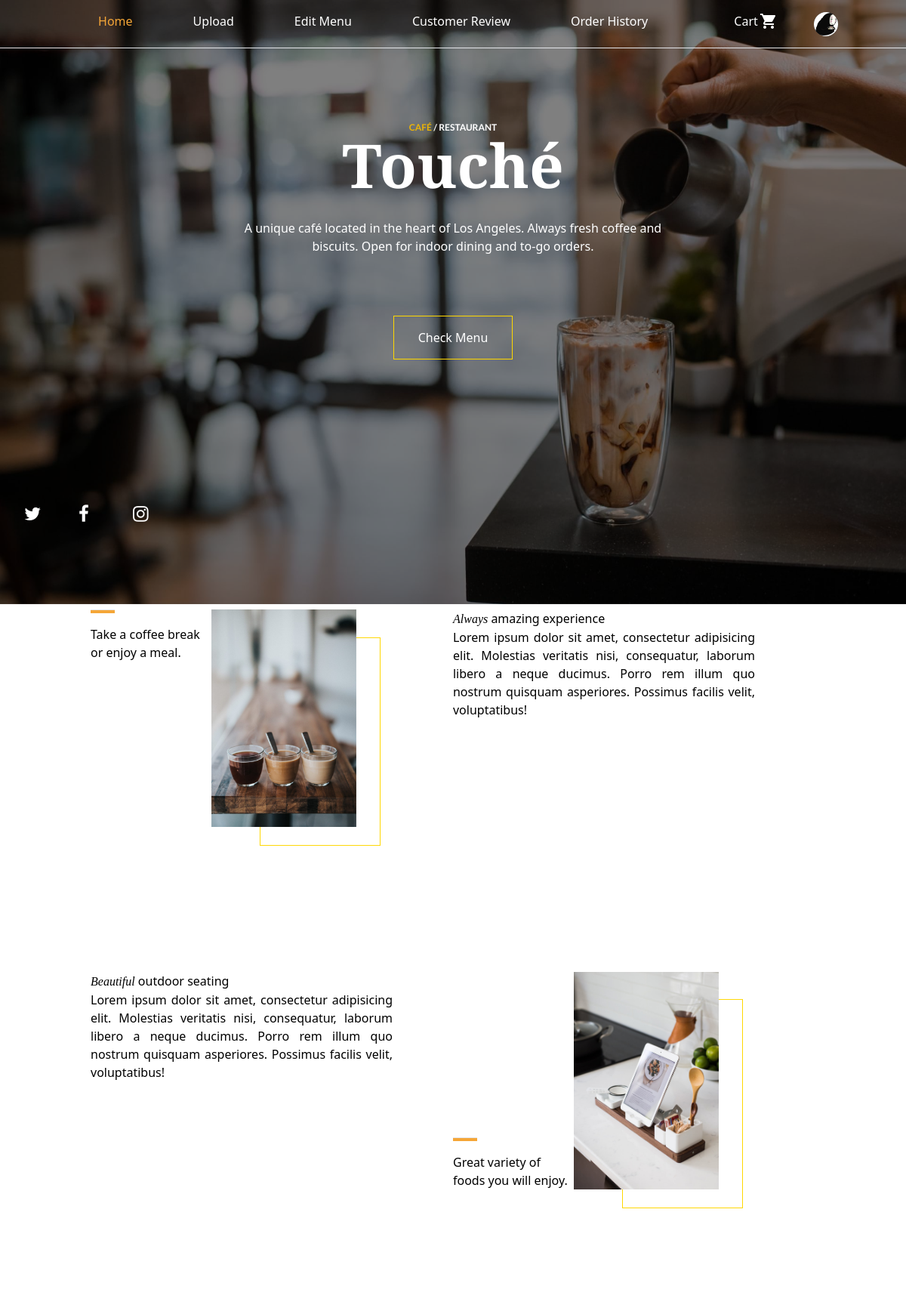
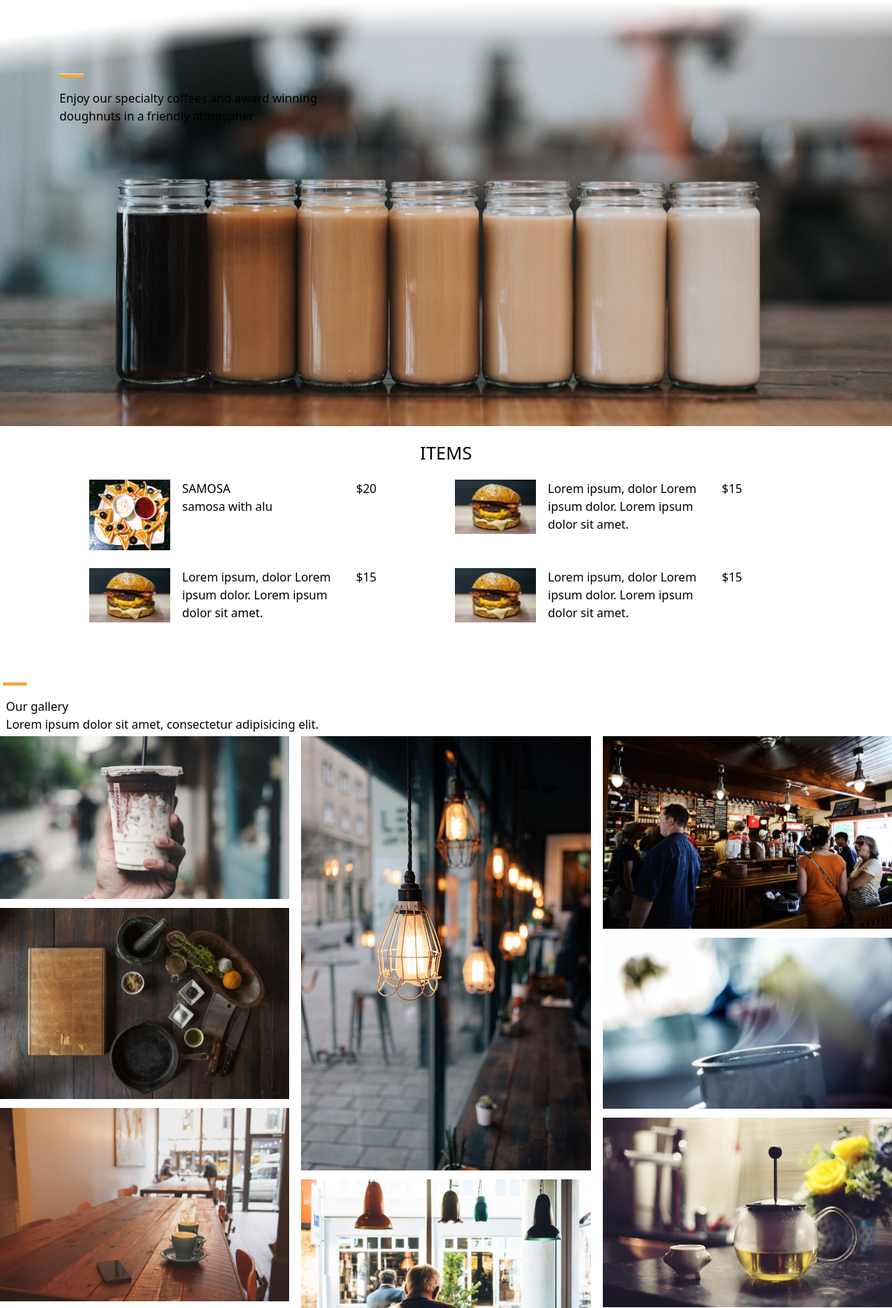
Screenshot of /home (signed in, upper part) with the database file from the repository (2 pictures, top to bottom).
### login/models.py (models this page shows, shortened)
class CustomUser(AbstractBaseUser, PermissionsMixin):
    first_name = models.CharField(max_length=50, null=True, blank=True)
    last_name = models.CharField(max_length=50, null=True, blank=True)
    email = models.EmailField(unique=True)
    address = models.CharField(max_length=100, null=True, blank=True)
    phone_number = models.CharField(max_length=15, null=True, blank=True)
    profile_picture = models.ImageField(
        upload_to=profile_upload, default='profile_pic/default.jpg', null=True, blank=True)
    is_staff = models.BooleanField(default=False)
    is_active = models.BooleanField(default=True)
    date_joined = models.DateTimeField(_("date joined"), default=timezone.now)
    objects = CustomUserManager()
    USERNAME_FIELD = 'email'
    REQUIRED_FIELDS = ['first_name']

### home/models.py (models this page shows, shortened)
class Fooditem(models.Model):
    category = models.ForeignKey(Category, on_delete=models.CASCADE, related_name='fooditems')  # Linking to Category
    Name = models.CharField(max_length=50)
    descriptions = models.TextField(max_length=1000, null=True, blank=True)
    quantity = models.IntegerField(validators=[start_with_zeor])
    price = models.IntegerField()
    image = models.ImageField(upload_to="foodimage/")
    active = models.BooleanField(default=False)

### home/views.py (the view)
# urls.py: path(r'home',views.homepage,name='Home'),
def homepage(request):
    if request.user.is_authenticated:
        cart,created = Cart.objects.get_or_create(user=request.user)
        food = Fooditem.objects.all()
        user =request.user
        name =request.user.first_name
        context = {'name':name,'foodcollection':food}
        return render(request,'home/home.html',context)
    else:
        return render(request,'home/home.html')

### home/templates/home/home.html (shortened to what this page needs)
{% load static %}
<!DOCTYPE html>
<html lang="en">
<head>
  <link rel="stylesheet" href="{% static './css/home.css' %}">
  <link rel="stylesheet" href="{% static './css/index.css' %}">
  <link rel="stylesheet" href="https://cdnjs.cloudflare.com/ajax/libs/font-awesome/4.7.0/css/font-awesome.min.css">
</head>
<body class="w-full">
  {% block nav %}
  <nav class="flex justify-evenly p-4 bg-transparent max-sm:hidden">
    {% endblock %}
    <ul class="flex">
      <li class="mx-10 capitalize "><a href="{% url 'Home' %}"
          class="nav-hover {% if request.resolver_match.url_name == 'Home' %}active{% endif %}">home</a></li>
      {% if user.is_superuser %}
      <li class="mx-10 capitalize "><a href="{% url 'upload' %}"
          class="nav-hover {% if request.resolver_match.url_name == 'upload' %}active{% endif %}">upload</a></li>
      <li class="mx-10 capitalize "><a href="{% url 'editmenu' %}"
          class="nav-hover {% if request.resolver_match.url_name == 'editmenu' %}active{% endif %} ">edit menu</a></li>
      <li class="mx-10 capitalize "><a href="{% url 'Customer_review' %}"
          class="nav-hover {% if request.resolver_match.url_name == 'Customer_review' %}active{% endif %} ">Customer
          review</a></li>
      <li class="mx-10 capitalize "><a href="{% url 'orderhistory' %}"
          class="nav-hover {% if request.resolver_match.url_name == 'orderhistory' %}active{% endif %} ">order history
        </a></li>
      {% endif %}
    </ul>
    {% if user.is_authenticated %}
    <a class="nav-hover icon {% if request.resolver_match.url_name == 'cart' %}active{% endif %}"
      href="{% url 'cart' %}">
      <i class="material-icons cart-icons">&#xe547;</i>
      Cart
    </a>
    <div class="flex relative">
      <button type="button"
        class="flex text-sm bg-gray-800 rounded-full md:me-0 focus:ring-4 focus:ring-gray-300 dark:focus:ring-gray-600"
        id="user-menu-button">
        <img class="w-8 h-8 rounded-full" src="{{user.profile_picture.url}}" alt="user photo">
      </button>
            {% else %}
            <a href="{% url 'Loginpage' %}" class="block px-4 py-2 text-sm text-white  hover:bg-gray-600 ">
              Login</a>
            {% endif %}
    </div>
    <hr>
  </nav>
  {% block all_content %}
  <header class="w-full max-sm:text-sm">
    <hero class=" w-full block">
      {% block img %}
      <div class="back w-full h-full before:w-full before:h-full"></div>
      {% endblock %}
      <div class="container ">
        <p class="text-white text-center"> <span class="text-yellow-500">CAFÉ</span> / RESTAURANT</p>
        <h1 class="text-white text-center ">Touché</h1>
        <p class="text-white text-center">A unique café located in the heart of Los Angeles.
          Always fresh coffee and <br> biscuits.
          Open for indoor dining and to-go orders.
        </p>
        <a href="{% url 'menu' %}" class="capitalize text-white m-auto btn ">check menu</a>
      </div>
      <div class="icon">
        <div>
          <a href="#"><i style="font-size:24px" class="fa">&#xf099;</i></a>
          <a href="#"><i style="font-size:24px" class="fa">&#xf09a;</i></a>
          <a href="#"><i style="font-size:24px" class="fa">&#xf16d;</i></a>
        </div>
      </div>
    </hero>
  </header>
  {% block content %}
  <section class="sm:pt-28 max-sm:text-sm">
    <div class="wrapper mx-auto">
      <div class="flex max-sm:flex-col flex-row max-sm:gap-5">
        <div class="basis-1/6 max-sm:basis-full">
          <hr class="bar-effect">
          <p>Take a coffee break or enjoy a meal.</p>
        </div>
        <div class="basis-2/6 col-two max-sm:basis-full">
          <div class="contain max-sm:w-full flex max-sm:flex-col max-sm:items-center">
            <img src="{% static '/imageCafe/2.jpg' %}" alt="coffee image">
          </div>
        </div>
        <div class="basis-1/2 max-sm:basis-full">
          <h2> <em>Always</em> amazing experience</h2>
          <p class="sm:w-10/12 text-justify">Lorem ipsum dolor sit amet, consectetur adipisicing elit.
            Molestias veritatis nisi, consequatur, laborum libero a neque ducimus.
            Porro rem illum quo nostrum quisquam asperiores. Possimus facilis velit, voluptatibus!
          </p>
        </div>
      </div>
    </div>
  </section>
  <section class="pt-28 max-sm:text-sm">
    <div class="wrapper mx-auto">
      <div class="flex max-sm:flex-col-reverse flex-row max-sm:gap-3">
        <div class=" basis-1/2 max-sm:basis-full">
          <h2> <em>Beautiful</em> outdoor seating</h2>
          <p class="sm:w-10/12 text-justify max-sm:text-justify ">Lorem ipsum dolor sit amet, consectetur adipisicing
            elit.
            Molestias veritatis nisi, consequatur, laborum libero a neque ducimus.
            Porro rem illum quo nostrum quisquam asperiores. Possimus facilis velit, voluptatibus!
          </p>
        </div>
        <div class=" basis-1/6 sm:place-self-end max-sm:basis-full">
          <hr class="bar-effect">
          <p>Great variety of foods you will enjoy.</p>
        </div>
        <div class="col-two basis-2/6 max-sm:basis-full">
          <div class="contain max-sm:w-full flex max-sm:flex-col max-sm:items-center">
            <img src="{% static '/imageCafe/7.jpg' %}" alt="coffee image">
          </div>
        </div>
      </div>
    </div>
  </section>
  <section class="div max-sm:text-sm">
    <div class="img">
      <div class="color-gradient">
        <div class="img-content sm:ml-20">
          <hr class="bar-effect">
          <p class="sm:w-1/3">Enjoy our specialty coffees and award winning doughnuts in a friendly atmospher</p>
        </div>
      </div>
    </div>
  </section>
  <section class="max-sm:text-sm" id="menu">
    <div class="text-2xl text-center uppercase p-5">
      <p>Items</p>
    </div>
    <div class="wrapper mx-16">
      <div class="grid grid-cols-2 mb-5 auto-cols-auto gap-6">
        {% for food in foodcollection %}
        <div class="flex gap-4">
          <div class="w-1/3 basis-1/4 object-cover">
            <img src="{{food.image.url}}" alt="">
          </div>
          <div class="flex flex-col basis-1/2">
            <h5 class="capitalize font-medium">{{food.Name}}</h5>
            <p>{{food.descriptions}}</p>
          </div>
          <div class="price basis-1/4">${{food.price}}</div>
        </div>
        {% endfor %}
        <div class="flex gap-4">
          <div class="w-1/3 basis-1/4 object-cover">
            <img src="{% static '/imageCafe/26.jpg' %}" alt="">
          </div>
          <div class=" flex flex-col basis-1/2">
            <h5 class="font-medium">Lorem ipsum, dolor Lorem</h5>
            <p>ipsum dolor. Lorem ipsum dolor sit amet.</p>
          </div>
          <div class="price basis-1/4">$15</div>
        </div>
        <div class="flex gap-4">
          <div class="w-1/3 basis-1/4">
            <img src="{% static '/imageCafe/26.jpg' %}" alt="">
          </div>
          <div class=" flex flex-col basis-1/2">
            <h5 class="font-medium">Lorem ipsum, dolor Lorem</h5>
            <p>ipsum dolor. Lorem ipsum dolor sit amet.</p>
          </div>
          <div class="price basis-1/4">$15</div>
        </div>
        <div class="flex gap-4">
          <div class="w-1/3 basis-1/4">
            <img src="{% static '/imageCafe/26.jpg' %}" alt="">
          </div>
          <div class=" flex flex-col basis-1/2">
            <h5 class="font-medium">Lorem ipsum, dolor Lorem</h5>
            <p>ipsum dolor. Lorem ipsum dolor sit amet.</p>
          </div>
          <div class="price basis-1/4">$15</div>
        </div>
      </div>
    </div>
  </section>
  <section>
    <div class="m-1 max-sm:text-sm">
      <hr class="bar-effect">
      <p class="pl-1">Our gallery</p>
      <p class="pl-1">Lorem ipsum dolor sit amet, consectetur adipisicing elit.</p>
    </div>
    <div class="grid grid-cols-3 gap-4 mb-5 auto-cols-auto">
      <div class="flex flex-col gap-3">
        <div>
          <img src="{% static '/imageCafe/11.jpg' %}" alt="">
        </div>
        <div>
          <img src="{% static '/imageCafe/15.jpg' %}" alt="">
        </div>
        <div>
          <img src="{% static '/imageCafe/18.jpg' %}" alt="">
        </div>
      </div>
      <div class="flex flex-col gap-3">
        <div>
          <img src="{% static '/imageCafe/16.jpg' %}" alt="">
        </div>
        <div>
          <img src="{% static '/imageCafe/14.jpg' %}" alt="">
        </div>
      </div>
      <div class="flex flex-col gap-3">
        <div>
          <img src="{% static '/imageCafe/13.jpg' %}" alt="">
        </div>
        <div>
          <img src="{% static '/imageCafe/17.jpg' %}" alt="">
        </div>
        <div>
          <img src="{% static 'imageCafe/12.jpg' %}" alt="">
        </div>
      </div>
    </div>
  </section>
  {% endblock %}
  {% endblock %}
</body>
</html>

### home/static/css/home.css (style rules this page uses)
html, :host { line-height: 1.5; -webkit-text-size-adjust: 100%; -moz-tab-size: 4; -o-tab-size: 4; tab-size: 4; font-family: ui-sans-serif, system-ui, sans-serif, "Apple Color Emoji", "Segoe UI Emoji", "Segoe UI Symbol", "Noto Color Emoji"; font-feature-settings: normal; font-variation-settings: normal; -webkit-tap-highlight-color: transparent; }
body { margin: 0; line-height: inherit; }
hr { height: 0; color: inherit; border-top-width: 1px; }
h1, h2, h3, h4, h5, h6 { font-size: inherit; font-weight: inherit; }
a { color: inherit; text-decoration: inherit; }
button, input, optgroup, select, textarea { font-family: inherit; font-feature-settings: inherit; font-variation-settings: inherit; font-size: 100%; font-weight: inherit; line-height: inherit; color: inherit; margin: 0; padding: 0; }
button, select { text-transform: none; }
button, [type='button'], [type='reset'], [type='submit'] { -webkit-appearance: button; background-color: transparent; background-image: none; }
blockquote, dl, dd, h1, h2, h3, h4, h5, h6, hr, figure, p, pre { margin: 0; }
ol, ul, menu { list-style: none; margin: 0; padding: 0; }
button, [role="button"] { cursor: pointer; }
img, svg, video, canvas, audio, iframe, embed, object { display: block; vertical-align: middle; }
img, video { max-width: 100%; height: auto; }
.container { width: 100%; }
@media (min-width: 640px) { .container { max-width: 640px; } }
@media (min-width: 768px) { .container { max-width: 768px; } }
@media (min-width: 1024px) { .container { max-width: 1024px; } }
.relative { position: relative; }
.m-1 { margin: 0.25rem; }
.m-auto { margin: auto; }
.mx-10 { margin-left: 2.5rem; margin-right: 2.5rem; }
.mx-16 { margin-left: 4rem; margin-right: 4rem; }
.mx-auto { margin-left: auto; margin-right: auto; }
.mb-5 { margin-bottom: 1.25rem; }
.block { display: block; }
.flex { display: flex; }
.grid { display: grid; }
.h-8 { height: 2rem; }
.h-full { height: 100%; }
.w-1\/3 { width: 33.333333%; }
.w-8 { width: 2rem; }
.w-full { width: 100%; }
.basis-1\/2 { flex-basis: 50%; }
.basis-1\/4 { flex-basis: 25%; }
.basis-1\/6 { flex-basis: 16.666667%; }
.basis-2\/6 { flex-basis: 33.333333%; }
.auto-cols-auto { grid-auto-columns: auto; }
.grid-cols-2 { grid-template-columns: repeat(2, minmax(0, 1fr)); }
.grid-cols-3 { grid-template-columns: repeat(3, minmax(0, 1fr)); }
.flex-row { flex-direction: row; }
.flex-col { flex-direction: column; }
.justify-evenly { justify-content: space-evenly; }
.gap-3 { gap: 0.75rem; }
.gap-4 { gap: 1rem; }
.gap-6 { gap: 1.5rem; }
.rounded-full { border-radius: 9999px; }
.bg-gray-800 { --tw-bg-opacity: 1; background-color: rgb(31 41 55 / var(--tw-bg-opacity)); }
.bg-transparent { background-color: transparent; }
.object-cover { -o-object-fit: cover; object-fit: cover; }
.p-4 { padding: 1rem; }
.p-5 { padding: 1.25rem; }
.pl-1 { padding-left: 0.25rem; }
.pt-28 { padding-top: 7rem; }
.text-center { text-align: center; }
.text-justify { text-align: justify; }
.text-2xl { font-size: 1.5rem; line-height: 2rem; }
.text-sm { font-size: 0.875rem; line-height: 1.25rem; }
.font-medium { font-weight: 500; }
.uppercase { text-transform: uppercase; }
.capitalize { text-transform: capitalize; }
.text-white { --tw-text-opacity: 1; color: rgb(255 255 255 / var(--tw-text-opacity)); }
.text-yellow-500 { --tw-text-opacity: 1; color: rgb(234 179 8 / var(--tw-text-opacity)); }
.before\:h-full::before { content: var(--tw-content); height: 100%; }
.before\:w-full::before { content: var(--tw-content); width: 100%; }
@media (min-width: 640px) { .sm\:ml-20 { margin-left: 5rem; } }
@media (min-width: 640px) { .sm\:w-1\/3 { width: 33.333333%; } }
@media (min-width: 640px) { .sm\:w-10\/12 { width: 83.333333%; } }
@media (min-width: 640px) { .sm\:place-self-end { place-self: end; } }
@media (min-width: 640px) { .sm\:pt-28 { padding-top: 7rem; } }
@media (min-width: 768px) { .md\:me-0 { margin-inline-end: 0px; } }

### rows the page displays
CustomUser: profile_picture (placeholder picture)
Fooditem: image (picture), Name "SAMOSA", descriptions "samosa with alu", price "20"
